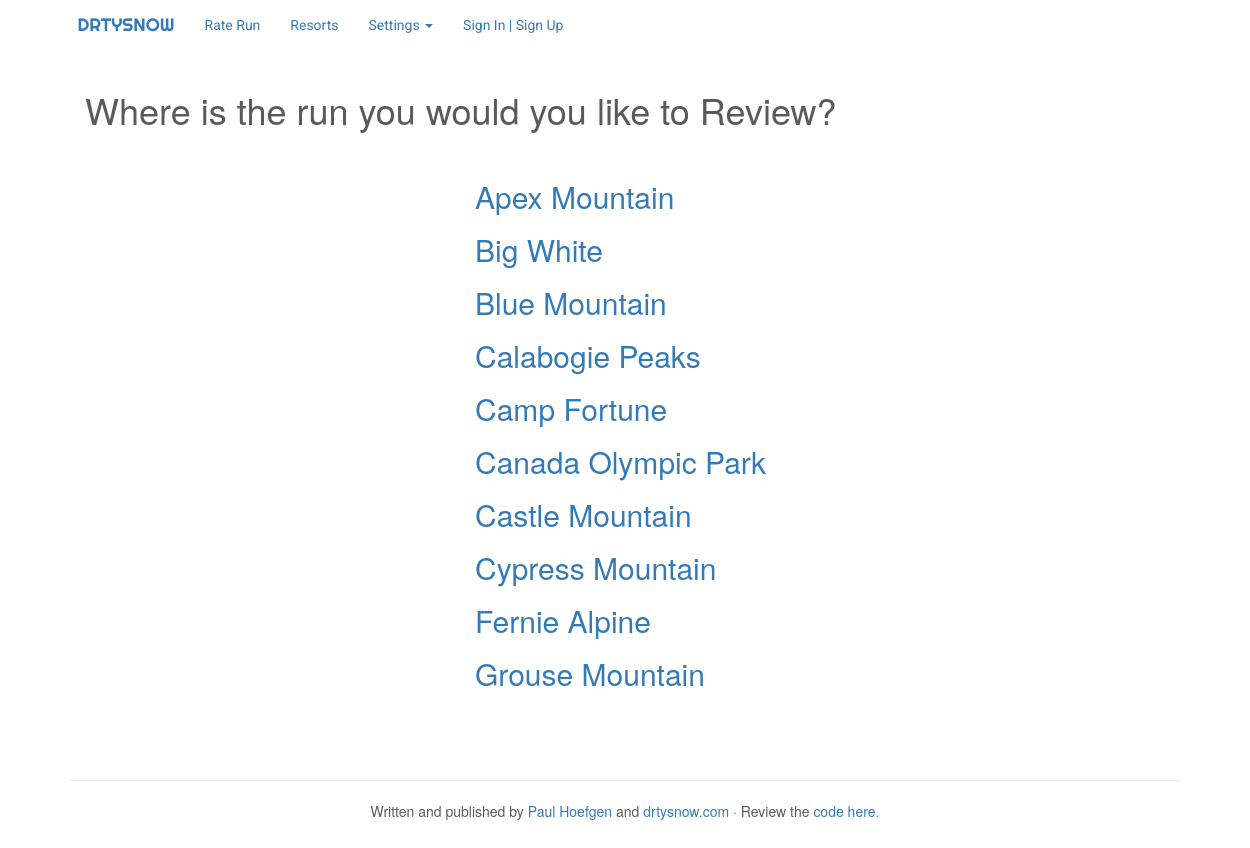
The page /find_run on the database as committed earlier.
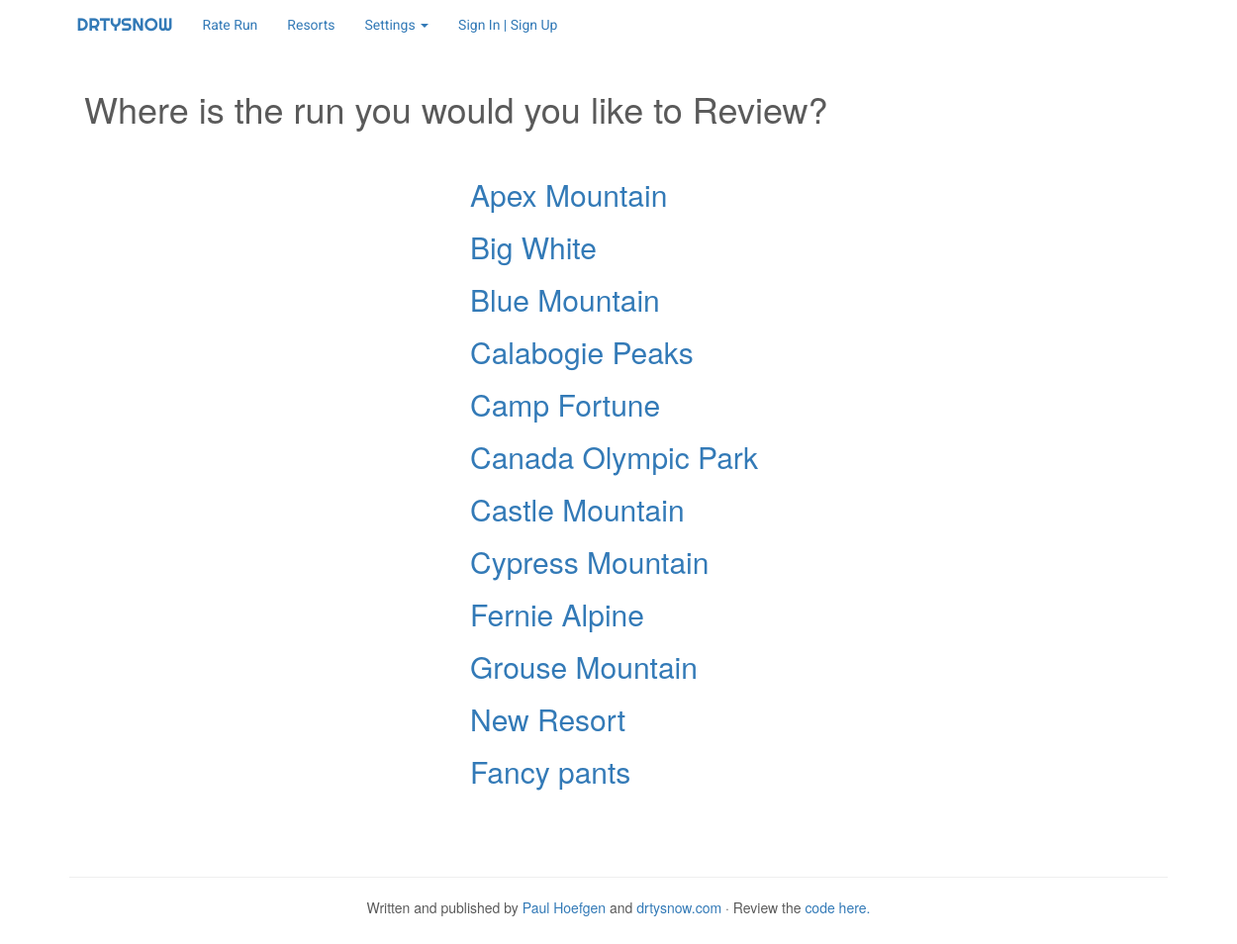
The same page on the database as committed later.
### drtysnow/db/dbsetup.py (models this page shows)
class Resorts(Base):
    __tablename__ = 'resorts'
    id = Column(
        Integer,
        primary_key = True
        )
    resort_name = Column(
        String(100),
        nullable = False,
        unique = True
        )
    resort_location = Column(
        String(25),
        nullable = False
        )
    resort_image = Column(
        String(100),
        nullable = True
        )
    resort_summary = Column(
        String(100),
        nullable = False
    )
    runs = relationship("Runs", backref="runs")

### drtysnow/views.py (the view)
@drtysnow.route('/find_run')
def find_run():
    resorts = connect().query(Resorts).all()
    names = []
    for resort in resorts:
        names.append(resort.resort_name)
    return render_template('profile/select_run.html', resorts=names)

### drtysnow/db/dbconn.py (called while the page is built)
def connect():
    engine = create_engine('sqlite:///drtysnow/data/drtysnow.db')
    Base.metadata.bind = engine
    DBSession = sessionmaker(bind=engine)
    s = DBSession()
    return s

### drtysnow/templates/profile/select_run.html (shortened to what this page needs)
{% extends "/all_pages/master_layout.html" %}
{% block header %}
  {% include "all_pages/header.html"%}
 <link rel="stylesheet"
                href="{{ url_for('static', filename='css/select_run.css') }}">
{% endblock %}
{% block navbar %}
  {% include "all_pages/navbar.html"%}
{% endblock %}
{% block content %}
<div class = "container">
  <h1> Where is the run you would you like to Review?</h1>
  <br>
  <div class="row">
    <div class="col-md-4">
    </div>
    <div class="col-md-8">
      {% for resort in resorts %}
              <a href="/resort/{{ resort }}">
                 <h2>{{ resort }}</h2>
              </a>
      {% endfor %}
    </div>
  </div>
</div>
{% endblock content %}
{%block footer %}
  {% include "all_pages/footer.html"%}
{% endblock%}

### drtysnow/templates/all_pages/master_layout.html (shortened to what this page needs)
<!doctype html>
<html>
  <head>
    {% block header %}  {% endblock %}
  </head>
  <body>
    <div class="site-wrapper">
      <div class="site-wrapper-inner">
            {% block navbar %}  {% endblock %}
            <div class="messages">
            {% block content %} {% endblock %}
            {% block footer %}  {% endblock %}
        </div>
      </div>
    </div>
  </body>
</html>

### drtysnow/templates/all_pages/header.html (shortened to what this page needs)
   <link href="{{ url_for('static', filename='css/bootstrap.min.css') }}"
                                                               rel="stylesheet">
   <link href="{{ url_for('static', filename='css/custom.css') }}"
                                                               rel="stylesheet">

### drtysnow/templates/all_pages/navbar.html (shortened to what this page needs)
    <body>
      <div class="navbar-wrapper">
        <div class="container">
          <nav class="navbar navbar-fixed-top">
            <div class="container">
              <div class="navbar-header">
                <a class="navbar-brand" href="/landing">DRTYSNOW</a>
              </div>
              <div id="navbar" class="navbar-collapse collapse">
                <ul class="nav navbar-nav">
                  <li><a href="/find_run">Rate Run</a></li>
                  <li><a href="/resorts">Resorts</a></li>
                  <li class="dropdown">
                    <a href="#" class="dropdown-toggle" data-toggle="dropdown"
                                            role="button" aria-haspopup="true"
                             aria-expanded="false">Settings <span class="caret">
                                                                   </span></a>
                    <li><a href="">Sign In | Sign Up</a></li>
                  </li>
                </ul>
              </div>
            </div>
          </nav>
        </div>
      </div>

### drtysnow/templates/all_pages/footer.html
<div>
  <footer>
    <hr>
    <p> Written and published by
      <a href="https://ca.linkedin.com/in/paulhoefgen">Paul Hoefgen</a>
               and <a href="http://drtysnow.com">drtysnow.com</a> &middot;
               Review the <a href="https://github.com/phoefgen/drtysnow">
                                               code here.</a> </p>
  </footer>
</div>

### drtysnow/static/css/custom.css (style rules this page uses)
footer { text-align: center; width:100%; position:relative; left:0; bottom: 0; padding-top: 60px; height: 50px; }
body { padding-bottom: 40px; color: #5a5a5a; }
.navbar-wrapper { position: absolute; top: 0; right: 0; left: 0; z-index: 20; }
.navbar-fixed-top { background-color: rgba(255, 255, 255, 0.9);; }
.navbar-wrapper > .container { padding-right: 0; padding-left: 0; }
.navbar-wrapper .navbar { padding-right: 5%; padding-left: 5%; }
.navbar-wrapper .navbar .container { width: auto; }
.navbar-brand { font-family: 'Righteous', cursive; }
.navbar-nav { font-family: 'Roboto', sans-serif; }
.messages { padding: 5em; }

Rows that differ between the two databases and show on the page:
added Resorts: resort_name "New Resort"
added Resorts: resort_name "Fancy pants"
